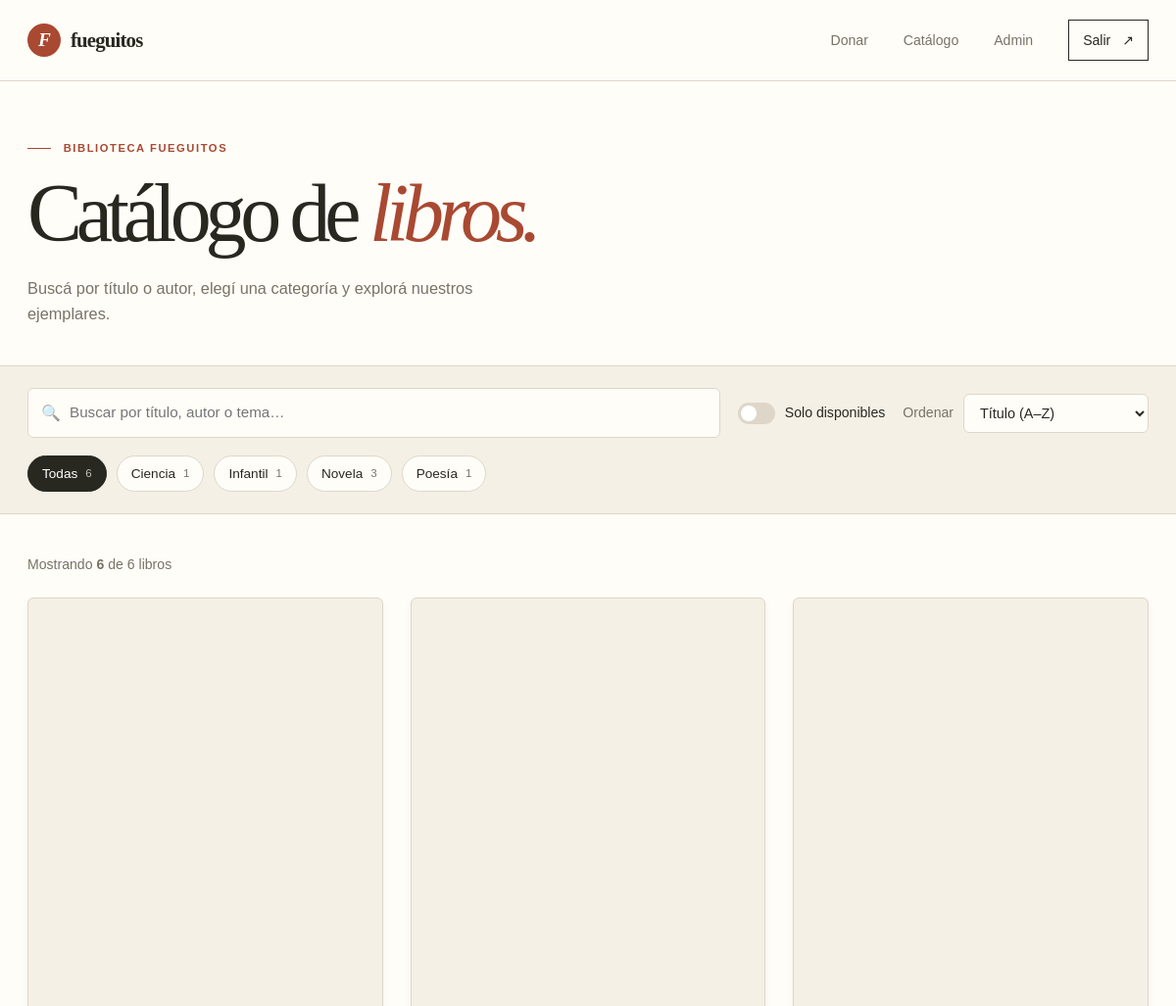
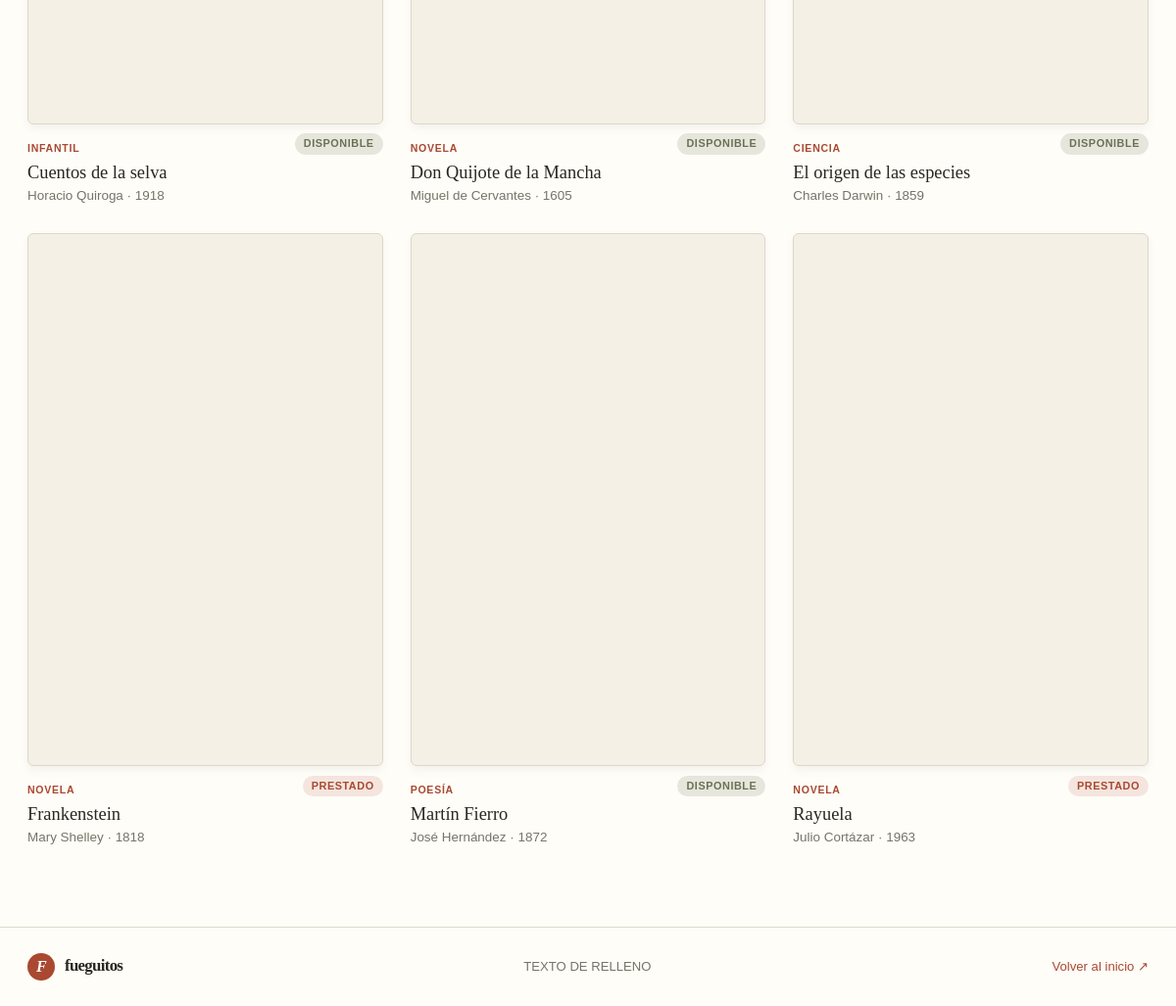
/catalogo.php (signed in), run on the app's committed database (2 pictures, top to bottom).
### tables this page shows
CREATE TABLE libros (
  id         INT UNSIGNED AUTO_INCREMENT PRIMARY KEY,
  titulo     VARCHAR(200) NOT NULL,
  autor      VARCHAR(160) NOT NULL,
  categoria  VARCHAR(60)  NOT NULL,
  anio       SMALLINT NULL,
  disponible TINYINT(1) NOT NULL DEFAULT 1,
  portada    VARCHAR(255) NULL,
  creado     TIMESTAMP DEFAULT CURRENT_TIMESTAMP,
  INDEX idx_categoria (categoria),
  INDEX idx_titulo (titulo)
);

### config.php (called while the page is built, shortened)
<?php
function e(?string $s): string
{
    return htmlspecialchars((string)$s, ENT_QUOTES | ENT_SUBSTITUTE, 'UTF-8');
}

### catalogo.php (the view, shortened to what this page needs)
<?php
require_once __DIR__ . '/includes/layout.php';
$pdo = db();
$q      = trim((string)($_GET['q'] ?? ''));
$cat    = trim((string)($_GET['cat'] ?? ''));
$disp   = isset($_GET['disp']);
$orden  = (string)($_GET['orden'] ?? 'title');
$orders = [
    'title'     => 'titulo ASC',
    'author'    => 'autor ASC',
    'year-asc'  => 'anio ASC, titulo ASC',
    'year-desc' => 'anio DESC, titulo ASC',
];
$where  = [];
$params = [];
$sql = 'SELECT * FROM libros' . ($where ? ' WHERE ' . implode(' AND ', $where) : '') . ' ORDER BY ' . $orders[$orden];
$st = $pdo->prepare($sql);
$st->execute($params);
$libros = $st->fetchAll();
$total      = (int)$pdo->query('SELECT COUNT(*) FROM libros')->fetchColumn();
$categorias = $pdo->query('SELECT categoria, COUNT(*) AS n FROM libros GROUP BY categoria ORDER BY categoria')->fetchAll();
function cat_url(array $override = []): string
{
    global $q, $cat, $disp, $orden;
    $base = ['q' => $q, 'cat' => $cat, 'disp' => $disp ? '1' : '', 'orden' => $orden];
    $p = array_filter(array_merge($base, $override), fn($v) => $v !== '' && $v !== null);
    return 'catalogo.php' . ($p ? '?' . http_build_query($p) : '');
}
?>
  <main>
    <section class="catalog-hero page-width" aria-labelledby="catalog-title">
      <p class="kicker"><span></span> Biblioteca Fueguitos</p>
      <h1 id="catalog-title">Catálogo de <em>libros.</em></h1>
      <p class="lead">Buscá por título o autor, elegí una categoría y explorá nuestros ejemplares.</p>
    </section>
    <section class="toolbar" aria-label="Buscar y filtrar libros">
      <div class="page-width toolbar-inner">
        <form method="get" action="catalogo.php" class="toolbar-row" id="filtros">
          <div class="search-box">
            <span class="search-icon" aria-hidden="true">🔍</span>
            <input type="search" name="q" value="<?= e($q) ?>" placeholder="Buscar por título, autor o tema…" autocomplete="off">
          </div>
          <label class="toggle">
            <span class="toggle-track" aria-hidden="true"></span>
            Solo disponibles
          </label>
          <label class="sort-box">
            Ordenar
            <select name="orden" onchange="this.form.submit()">
              <option value="title"     <?= $orden === 'title' ? 'selected' : '' ?>>Título (A–Z)</option>
            </select>
          </label>
        </form>
        <div class="chips" role="group" aria-label="Filtrar por categoría">
          <a class="chip" href="<?= e(cat_url(['cat' => ''])) ?>" aria-pressed="<?= $cat === '' ? 'true' : 'false' ?>">Todas <small><?= $total ?></small></a>
          <?php foreach ($categorias as $c): ?>
            <a class="chip" href="<?= e(cat_url(['cat' => $c['categoria']])) ?>"
               aria-pressed="<?= $cat === $c['categoria'] ? 'true' : 'false' ?>"><?= e($c['categoria']) ?> <small><?= (int)$c['n'] ?></small></a>
          <?php endforeach; ?>
        </div>
      </div>
    </section>
    <section class="results page-width" aria-labelledby="results-title">
      <div class="results-head">
        <p id="results-title" role="status">Mostrando <strong><?= count($libros) ?></strong> de <?= $total ?> libros</p>
      </div>
      <?php if (!$libros): ?>
        <p class="empty-state">No encontramos libros con esos filtros.</p>
      <?php else: ?>
      <ul class="catalog-grid">
        <?php foreach ($libros as $b): ?>
        <li>
          <article class="book-card">
            <div class="book-cover-box">
            </div>
            <div class="card-meta">
              <p class="book-category"><?= e($b['categoria']) ?></p>
              <?php if ($b['disponible']): ?>
                <span class="status status-ok">Disponible</span>
              <?php else: ?>
                <span class="status status-out">Prestado</span>
              <?php endif; ?>
            </div>
            <h3><?= e($b['titulo']) ?></h3>
            <p class="book-byline"><?= e($b['autor']) ?><?= $b['anio'] ? ' · ' . (int)$b['anio'] : '' ?></p>
          </article>
        </li>
        <?php endforeach; ?>
      </ul>
      <?php endif; ?>
    </section>
  </main>

### style.css (style rules this page uses)
:root { color-scheme: light; --cream: #f5f0e6; --paper: #fffdf8; --ink: #292820; --muted: #777367; --rust: #a94932; --olive: #687253; --rule: #ded7c9; --serif: Georgia, "Times New Roman", serif; }
* { box-sizing: border-box; }
html { scroll-behavior: smooth; }
body { margin: 0; background: var(--paper); color: var(--ink); font-family: Arial, Helvetica, sans-serif; line-height: 1.6; }
a { color: inherit; }
.page-width { width: min(1180px, calc(100% - 56px)); margin-inline: auto; }
.kicker { margin: 0 0 16px; color: var(--rust); font-size: 0.7rem; font-weight: 700; letter-spacing: 0.14em; text-transform: uppercase; }
.kicker span { display: inline-block; width: 24px; height: 1px; margin: 0 8px 3px 0; background: currentColor; }
h1, h2, h3, p { margin-top: 0; }
h1, h2, h3 { font-family: var(--serif); font-weight: 400; }
h1 { margin-bottom: 22px; font-size: clamp(3.2rem, 7vw, 6rem); letter-spacing: -0.075em; line-height: 0.98; }
h1 em { color: var(--rust); font-weight: 400; }
.book-category { margin: 14px 0 3px; color: var(--rust); font-size: 0.66rem; font-weight: 700; letter-spacing: 0.07em; text-transform: uppercase; }
.book-byline { margin: 0; color: var(--muted); font-size: 0.84rem; }
.catalog-grid { list-style: none; padding: 0; margin: 0; display: grid; grid-template-columns: repeat(3, minmax(0, 1fr)); gap: 28px; }
.book-card { width: 100%; text-align: left; background: none; border: none; padding: 0; cursor: pointer; display: flex; flex-direction: column; }
.book-cover-box { position: relative; width: 100%; aspect-ratio: 2 / 3; border-radius: 6px; overflow: hidden; background: var(--cream); border: 1px solid var(--rule); box-shadow: 0 4px 10px rgba(0, 0, 0, 0.05); transition: transform 0.2s ease, box-shadow 0.2s ease; }
.toolbar { background: var(--cream); border-top: 1px solid var(--rule); border-bottom: 1px solid var(--rule); padding-block: 22px; }
.toolbar-inner { display: flex; flex-direction: column; gap: 18px; }
.toolbar-row { display: flex; align-items: center; flex-wrap: wrap; gap: 18px; }
.search-box { position: relative; flex: 1; min-width: 280px; }
.search-box input { width: 100%; padding: 12px 40px 12px 42px; border: 1px solid var(--rule); border-radius: 6px; background: var(--paper); color: var(--ink); font-family: inherit; font-size: 0.95rem; }
.search-icon { position: absolute; left: 14px; top: 50%; transform: translateY(-50%); font-size: 1rem; opacity: 0.6; }

### data on the page
libros: categoria "INFANTIL", disponible "DISPONIBLE", titulo "Cuentos de la selva", autor "Horacio Quiroga", anio "1918"
libros: categoria "NOVELA", disponible "DISPONIBLE", titulo "Don Quijote de la Mancha", autor "Miguel de Cervantes", anio "1605"
libros: categoria "CIENCIA", disponible "DISPONIBLE", titulo "El origen de las especies", autor "Charles Darwin", anio "1859"
libros: categoria "NOVELA", disponible "PRESTADO", titulo "Frankenstein", autor "Mary Shelley", anio "1818"
libros: categoria "POESÍA", disponible "DISPONIBLE", titulo "Martín Fierro", autor "José Hernández", anio "1872"
libros: categoria "NOVELA", disponible "PRESTADO", titulo "Rayuela", autor "Julio Cortázar", anio "1963"

### other printed values
$total "6"
$c['categoria'] "Ciencia"
$c['n'] "1"
$c['categoria'] "Infantil"
$c['categoria'] "Novela"
$c['n'] "3"
$c['categoria'] "Poesía"
count($libros) "6"
$linkText "Volver al inicio ↗"
